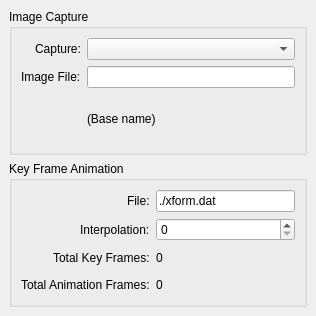
<?xml version="1.0" encoding="UTF-8"?>
<ui version="4.0">
 <class>AnimationControls</class>
 <widget class="QDockWidget" name="AnimationControls">
  <property name="geometry">
   <rect>
    <x>0</x>
    <y>0</y>
    <width>316</width>
    <height>316</height>
   </rect>
  </property>
  <property name="windowTitle">
   <string>Animation Controls</string>
  </property>
  <widget class="QWidget" name="dockWidgetContents">
   <layout class="QGridLayout" name="gridLayout">
    <item row="0" column="0">
     <widget class="QGroupBox" name="groupBox">
      <property name="title">
       <string>Image Capture</string>
      </property>
      <layout class="QGridLayout" name="gridLayout_3">
       <item row="1" column="0" alignment="Qt::AlignRight">
        <widget class="QLabel" name="label_2">
         <property name="text">
          <string>Image File:</string>
         </property>
        </widget>
       </item>
       <item row="0" column="0" alignment="Qt::AlignRight">
        <widget class="QLabel" name="label">
         <property name="text">
          <string>Capture:</string>
         </property>
        </widget>
       </item>
       <item row="1" column="1">
        <widget class="QLineEdit" name="lineEdit"/>
       </item>
       <item row="2" column="1">
        <widget class="QLabel" name="label_5">
         <property name="text">
          <string>(Base name)</string>
         </property>
        </widget>
       </item>
       <item row="0" column="1">
        <widget class="QComboBox" name="comboBox"/>
       </item>
      </layout>
     </widget>
    </item>
    <item row="1" column="0">
     <widget class="QGroupBox" name="groupBox_2">
      <property name="title">
       <string>Key Frame Animation</string>
      </property>
      <layout class="QGridLayout" name="gridLayout_2">
       <item row="0" column="1">
        <widget class="QLineEdit" name="lineEdit_2">
         <property name="text">
          <string>./xform.dat</string>
         </property>
        </widget>
       </item>
       <item row="2" column="0" alignment="Qt::AlignRight">
        <widget class="QLabel" name="label_4">
         <property name="text">
          <string>Interpolation:</string>
         </property>
        </widget>
       </item>
       <item row="3" column="0" alignment="Qt::AlignRight">
        <widget class="QLabel" name="label_6">
         <property name="text">
          <string>Total Key Frames:</string>
         </property>
        </widget>
       </item>
       <item row="0" column="0" alignment="Qt::AlignRight">
        <widget class="QLabel" name="label_3">
         <property name="text">
          <string>File:</string>
         </property>
        </widget>
       </item>
       <item row="2" column="1">
        <widget class="QSpinBox" name="spinBox"/>
       </item>
       <item row="4" column="0">
        <widget class="QLabel" name="label_7">
         <property name="text">
          <string>Total Animation Frames:</string>
         </property>
        </widget>
       </item>
       <item row="3" column="1">
        <widget class="QLabel" name="label_8">
         <property name="text">
          <string>0</string>
         </property>
        </widget>
       </item>
       <item row="4" column="1">
        <widget class="QLabel" name="label_9">
         <property name="text">
          <string>0</string>
         </property>
        </widget>
       </item>
      </layout>
     </widget>
    </item>
   </layout>
  </widget>
 </widget>
 <resources/>
 <connections/>
</ui>
